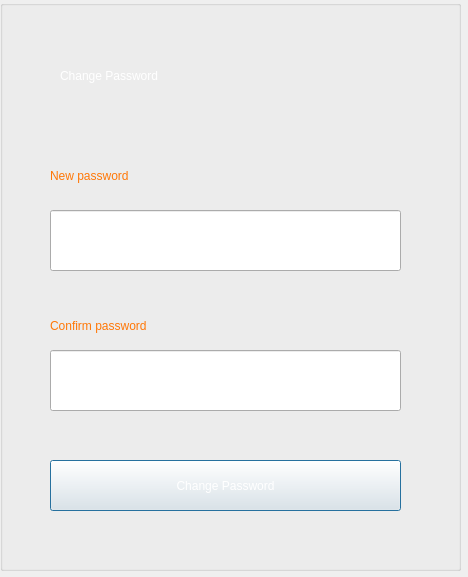
<?xml version="1.0" encoding="UTF-8"?>
<ui version="4.0">
 <class>Doimkbangotp</class>
 <widget class="QDialog" name="Doimkbangotp">
  <property name="geometry">
   <rect>
    <x>0</x>
    <y>0</y>
    <width>468</width>
    <height>577</height>
   </rect>
  </property>
  <property name="windowTitle">
   <string>Dialog</string>
  </property>
  <widget class="QGroupBox" name="groupBox">
   <property name="geometry">
    <rect>
     <x>0</x>
     <y>0</y>
     <width>461</width>
     <height>571</height>
    </rect>
   </property>
   <property name="styleSheet">
    <string notr="true">background-image: url(:/form/picture/xanhdatroi4.jpg);</string>
   </property>
   <property name="title">
    <string/>
   </property>
   <widget class="QLabel" name="label">
    <property name="geometry">
     <rect>
      <x>60</x>
      <y>50</y>
      <width>331</width>
      <height>51</height>
     </rect>
    </property>
    <property name="styleSheet">
     <string notr="true">font: 600 24pt &quot;Segoe UI&quot;;
color: rgb(255, 255, 255);</string>
    </property>
    <property name="text">
     <string>Change Password</string>
    </property>
   </widget>
   <widget class="QLabel" name="label_3">
    <property name="geometry">
     <rect>
      <x>50</x>
      <y>160</y>
      <width>161</width>
      <height>31</height>
     </rect>
    </property>
    <property name="styleSheet">
     <string notr="true">font: 600 13pt &quot;Segoe UI&quot;;
color: rgb(255, 119, 7);</string>
    </property>
    <property name="text">
     <string>New password</string>
    </property>
   </widget>
   <widget class="QLineEdit" name="lineEdit_2">
    <property name="geometry">
     <rect>
      <x>50</x>
      <y>210</y>
      <width>351</width>
      <height>61</height>
     </rect>
    </property>
    <property name="styleSheet">
     <string notr="true">color: rgb(255, 255, 255);
font: 15pt &quot;Segoe UI&quot;;
background-image: url(:/form/picture/xanhdatroi3.jpg);
border-image: url(:/form/picture/xanhdatroi3.jpg);</string>
    </property>
   </widget>
   <widget class="QLabel" name="label_4">
    <property name="geometry">
     <rect>
      <x>50</x>
      <y>310</y>
      <width>191</width>
      <height>31</height>
     </rect>
    </property>
    <property name="styleSheet">
     <string notr="true">font: 600 13pt &quot;Segoe UI&quot;;
color: rgb(255, 119, 7);</string>
    </property>
    <property name="text">
     <string>Confirm password</string>
    </property>
   </widget>
   <widget class="QLineEdit" name="lineEdit_3">
    <property name="geometry">
     <rect>
      <x>50</x>
      <y>350</y>
      <width>351</width>
      <height>61</height>
     </rect>
    </property>
    <property name="styleSheet">
     <string notr="true">color: rgb(255, 255, 255);
font: 15pt &quot;Segoe UI&quot;;
background-image: url(:/form/picture/xanhdatroi3.jpg);
border-image: url(:/form/picture/xanhdatroi3.jpg);</string>
    </property>
   </widget>
   <widget class="QPushButton" name="pushButton">
    <property name="geometry">
     <rect>
      <x>50</x>
      <y>460</y>
      <width>351</width>
      <height>51</height>
     </rect>
    </property>
    <property name="styleSheet">
     <string notr="true">
background-image: url(:/form/picture/xanhdatroi4.jpg);
font: 600 14pt &quot;Segoe UI&quot;;
color: rgb(255, 255, 255);</string>
    </property>
    <property name="text">
     <string>Change Password</string>
    </property>
   </widget>
  </widget>
 </widget>
 <resources/>
 <connections/>
</ui>
